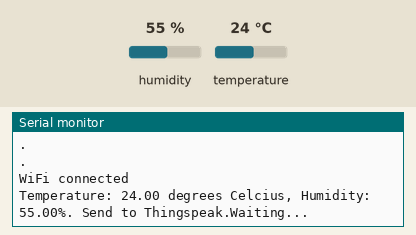
Recording of a sketch running on a simulated ESP8266 (NodeMCU). On the bench: the last lines printed to the serial monitor. The inputs (shaded band) are chosen by the test bench; at power-on: humidity 55 %, temperature 24 °C. WiFi joins after 1.5 s; servers stay silent unless stated.

Above: at 2.7 s.
2.8 s: humidity set to 22 %
At 3.9 s:
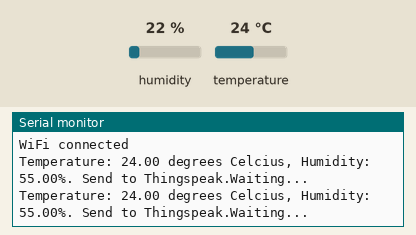
6.0 s: temperature set to 12 °C
At 7.6 s:
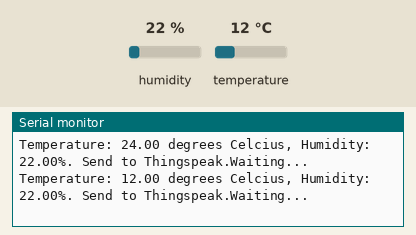
9.2 s: humidity set to 40 %
At 11.2 s:
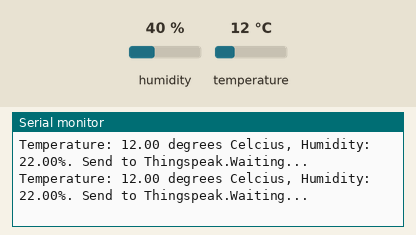
Timing chart, 0 to 12.7 s (numbered marks = the images above; inputs shaded):
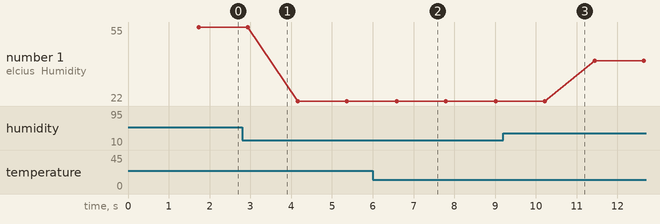

The sketch:

DHT_11_WITH_THING_SPEAK.ino
```cpp
#include <DHT.h>
#include <ESP8266WiFi.h>

#define DHTPIN D2
#define DHTTYPE DHT11

DHT dht(DHTPIN, DHTTYPE);
WiFiClient client;

String apiKey = "VEEKV083IIRLIDQP";

const char *ssid = "Merdeka";
const char *pass = "19452020";
const char* server = "api.thingspeak.com";

void setup(){
  Serial.begin(115200);
  delay(10);
  dht.begin();
Serial.println("Connecting to ");
  Serial.println(ssid);
WiFi.begin(ssid, pass);
  while (WiFi.status() != WL_CONNECTED){
    delay(500);
    Serial.println(".");
    }
  Serial.println("");
  Serial.println("WiFi connected");
}
void loop()
{
  float h = dht.readHumidity();
  float t = dht.readTemperature();

  if (isnan(h)||isnan(t)){
      Serial.println("Failed to raed from DHT sensor!");
      return;
    }
if(client.connect(server, 80)){
    String postStr= apiKey;
    postStr += "&field1=";
    postStr += String(t);
    postStr += "&field2=";
    postStr += String(h);
    postStr += "\r\n\r\n";
client.print("POST /update HTTP/1.1\n");
    client.print("Host: api.thingspeak.com\n");
    client.print("Connection: close\n");
    client.print("X-THINGSPEAKAPIKEY: "+apiKey+"\n");
    client.print("Content-Type: application/x-www-form-urlencoded\n");
    client.print("Content-Length: ");
    client.print(postStr.length());
    client.print("\n\n");
    client.print(postStr);
Serial.print("Temperature: ");
    Serial.print(t);
    Serial.print(" degrees Celcius, Humidity: ");
    Serial.print(h);
    Serial.print("%. Send to Thingspeak.");
  }

  client.stop();
  Serial.println("Waiting...");
  delay(1000);
}
```

Measured:
- after the input at 6.0 s, the serial monitor: prints a new line after 0.59 s (image 2)
- plotted number 1: 55 → 22 after the input at 2.8 s, 22 → 40 after the input at 9.2 s
